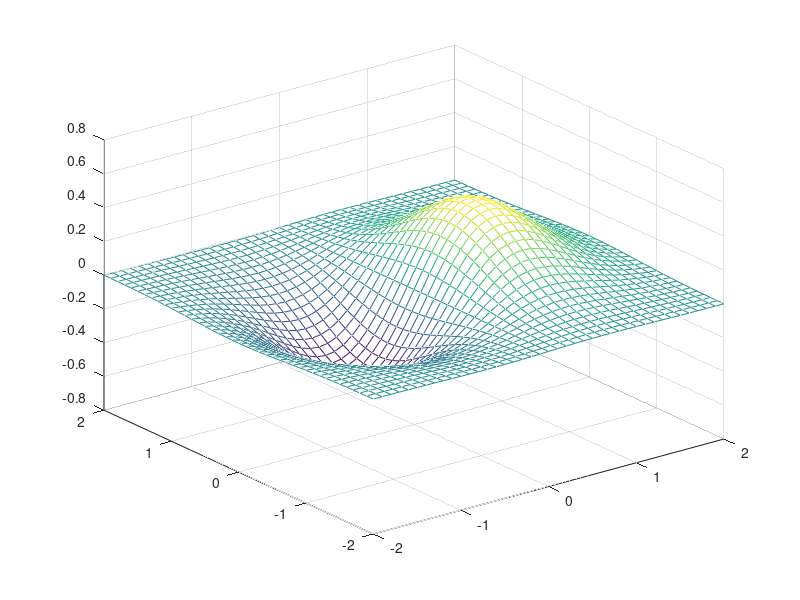

Reproduce this figure in MATLAB.
%definindo o dominio 

[x, y] = meshgrid(-2:0.1:2,-2:.1:2); %do -2 ao 2, de 0.1 em 0.1

%funcao

z = x.*exp(-x.^2 - y.^2);

mesh(x, y, z)